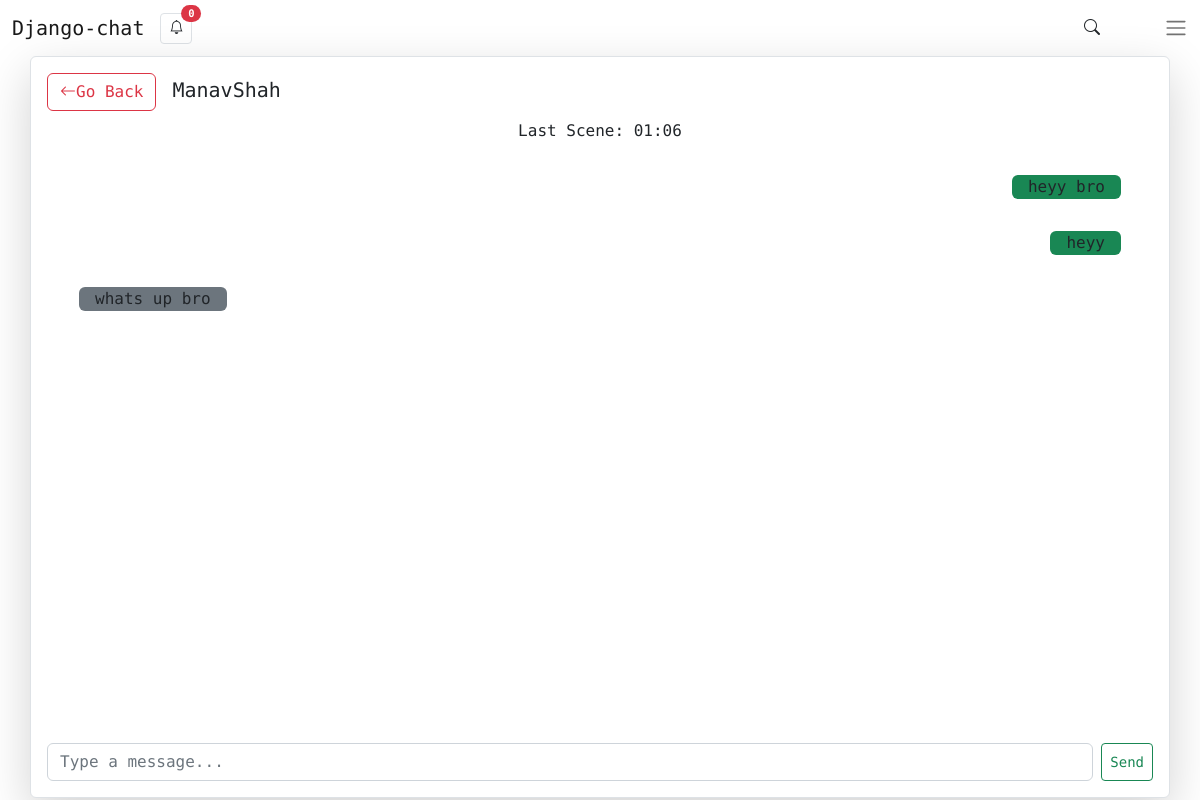
The page /chats/ChatRoom/19 (signed in) on the database as committed earlier.
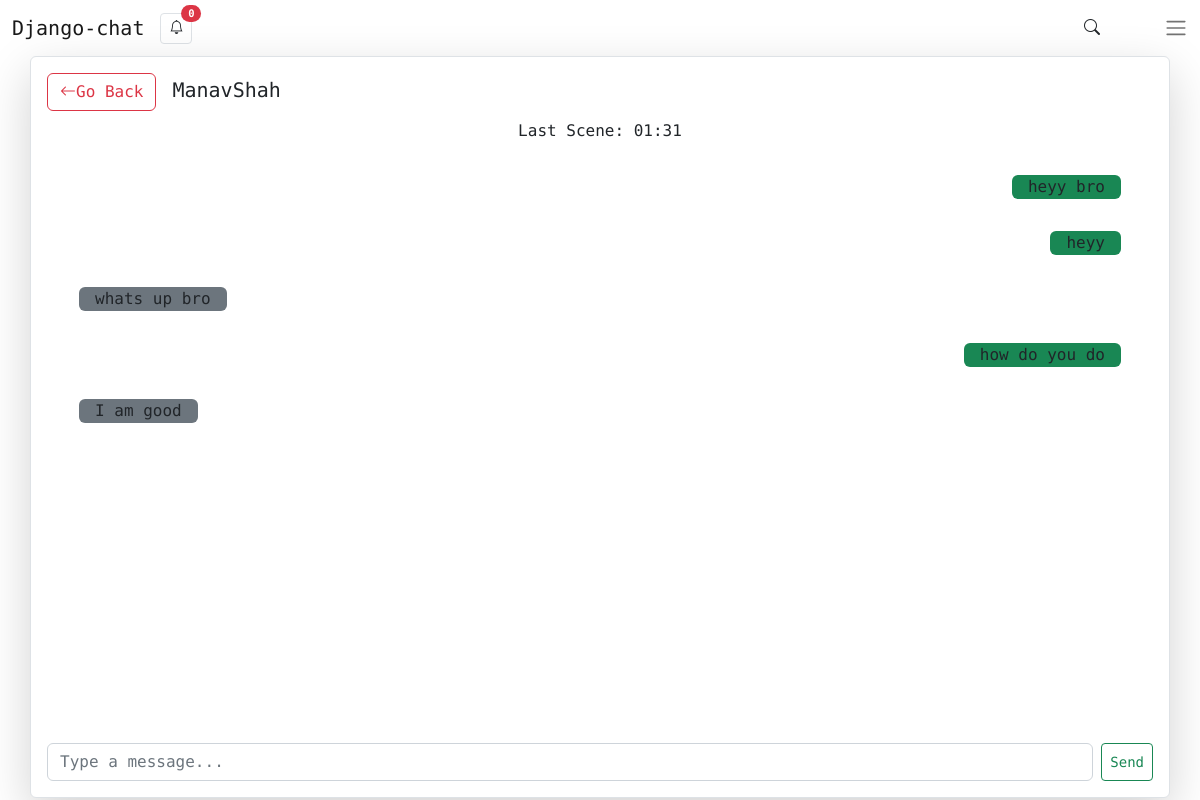
The same page on the database as committed later.
### chats/models.py (models this page shows)
class PersonalChatRoom(models.Model):
    RoomName=models.CharField(max_length=255,blank=True,null=True)
    members=models.ManyToManyField(User,related_name='members')
    chats=models.ManyToManyField(PersonalChat,null=True,blank=True)
    timestamp=models.DateTimeField(auto_now_add=True)
    last_updated=models.DateTimeField(auto_now=True)
    members_online=models.ManyToManyField(User,blank=True,null=True,related_name='online_members')
    objects=PersonalChatRoomManager()

class PersonalChat(models.Model):
    chat=models.CharField(max_length=500,null=False,blank=False)
    sender=models.ForeignKey(User,on_delete=models.CASCADE,related_name='sender')
    reciever=models.ForeignKey(User,related_name='reciever',on_delete=models.CASCADE,null=False,blank=False)
    timestamp=models.DateTimeField(auto_now_add=True)
    viewed_by=models.ManyToManyField(User,null=True,blank=True)
    def __str__(self):
        return f'{self.chat}'
    objects=PersonalChatManager()

### chats/views.py (the view)
# urls.py: path('ChatRoom/<int:pk>',create_personal_room,name='create_personal_room'),
def create_personal_room(request,pk):
    user_id=pk
    current_user=request.user
    chat_partner=User.objects.get(id=user_id)
    RoomObject=PersonalChatRoom.objects.new_or_get(request,chat_partner)
    for i in RoomObject.chats.all():
        i.viewed_by.add(current_user)
    context={
        'chat_partner':chat_partner,
        'RoomObject':RoomObject,
    }
    return render(request,'chats/personal_chat_room.html',context)

### chats/models.py (called while the page is built)
    def new_or_get(self,request,chat_partner):
        current_user=request.user
        chat_partner=chat_partner
        chat_roomobj=PersonalChatRoom.objects.all()
        if chat_roomobj:
            for i in chat_roomobj:
                if current_user in i.members.all() and chat_partner in i.members.all():
                    room_obj=i
                    print(room_obj)
                    return room_obj
            room_obj=PersonalChatRoom.objects.create()
            room_obj.members.add(current_user)
            room_obj.members.add(chat_partner)
            return room_obj
        else:
            room_obj=PersonalChatRoom.objects.create()
            room_obj.members.add(current_user)
            room_obj.members.add(chat_partner)
            return room_obj

### django_chat/templatetags/custom_tags.py (called while the page is built)
@register.filter
def get_counter(user):
    chatroom_obj=PersonalChatRoom.objects.filter(members=user)
    room_partners={}
    for i in chatroom_obj:
        room_partners.update({i.members.all().exclude(username=user.username):i.members.all().exclude(username=user.username)})
    RoomObjects={}
    for i in chatroom_obj:
        RoomObjects.update({i:i})
    count=0
    for i in RoomObjects:
        for j in i.chats.all():
            if user in j.viewed_by.all():
                pass
            else:
                count+=1
        return count

@register.filter
def remove_unnecessary(value):
    s1="".join(c for c in value if c.isalpha())
    return s1

### chats/templates/chats/personal_chat_room.html (shortened to what this page needs)
{% extends 'base.html' %}
{% block content %}
{% load custom_tags %}
<div class="container card shadow-lg p-3 rounded other-components border" style="font-family: 'Open Sans', sans-serif !important;">
    <h5 class="card-title"><a href="{% url 'home' %}" class="bi bi-arrow-left me-3 btn btn-outline-danger">Go Back</a>{{chat_partner}}</h5>
    <span style='' class='{{chat_partner.id}} text-center' >{{chat_partner.first_name}}</span>
    <div class="card-body messagebody mb-2" id='messagebody' style="overflow-y: scroll;">
        {% for i in RoomObject.chats.all %}
        {% if i.sender == request.user %}
        <div class="card border-0 other-components senderchats">
            <div class="card-body">
              <span class='bg-success px-3 rounded' style='float:right'>{{i}}</span>
            </div>
          </div>
        {% else %}
        <div class="card border-0 other-components recieverchats">
            <div class="card-body">
              <span class='bg-secondary px-3 rounded' style='float:left'>{{i}}</span>
            </div>
          </div>
        {% endif %}
        {% endfor %}
    </div>
    <form class="d-flex" role="search">
        <input class="form-control me-2" type="text" placeholder="Type a message..." id='ChatInput'>
        <button class="btn btn-outline-success btn-sm" type="submit" id='ChatSubmit'>Send</button>
      </form>
    </div>
{% endblock content %}

### templates/base.html (shortened to what this page needs)
<!DOCTYPE html>
{% load bootstrap5 %}
{% load i18n %}
{% load custom_tags %}
{% bootstrap_css %}
<html lang="en">
<head>
    {% include 'links&cdns.html' %}
</head>
<body>
   {% include 'nav.html' %}
   {% block content %}
   {% endblock content %}
</body>
</html>

### templates/links&cdns.html (shortened to what this page needs)
{% load static %}
<link rel="stylesheet" href="https://cdn.jsdelivr.net/npm/bootstrap-icons@1.9.1/font/bootstrap-icons.css">
<link href="https://cdn.jsdelivr.net/npm/bootstrap@5.2.0/dist/css/bootstrap.min.css" rel="stylesheet">
<link rel="stylesheet" href="{% static 'css/master.css' %}">

### templates/nav.html (shortened to what this page needs)
{% load custom_tags %}
<nav class="navbar navbar-expand">
    <div class="container-fluid">
      <a class="navbar-brand" href="{% url 'home' %}">Django-chat</a>
      <button type="button" class="btn other-components border btn-sm position-relative">
        <i class="bi bi-bell"></i>
        <span class="position-absolute top-0 start-100 translate-middle badge rounded-pill bg-danger navmessagecount">
          {{request.user | get_counter}}
        </span>
      </button>
      <div class="collapse navbar-collapse" id="navbarSupportedContent">
        {% include 'snippets/search_form.html' %}
        <div class="nav-item dropdown d-flex">
          <a class="nav-link" href="#" role="button" data-bs-toggle="dropdown" aria-expanded="false">
            <span class="navbar-toggler-icon"></span>
          </a>
        </div>
      </div>
    </div>
  </nav>

### templates/snippets/search_form.html (shortened to what this page needs)
<form class="ms-3 me-3" action='{% url 'accounts:search' %}' method='get' role="search">
    <i class="bi bi-search me-5 mt-1" id='searchicon'></i>
  </form>

### static/css/master.css (style rules this page uses)
* { font-family: 'Fira Code', monospace; }

Rows that differ between the two databases and show on the page:
added PersonalChat: chat "how do you do"
added PersonalChat: chat "I am good"
Other text that changed with them:
text written by a page script: "Last Scene: 01:06" → "Last Scene: 01:31"
